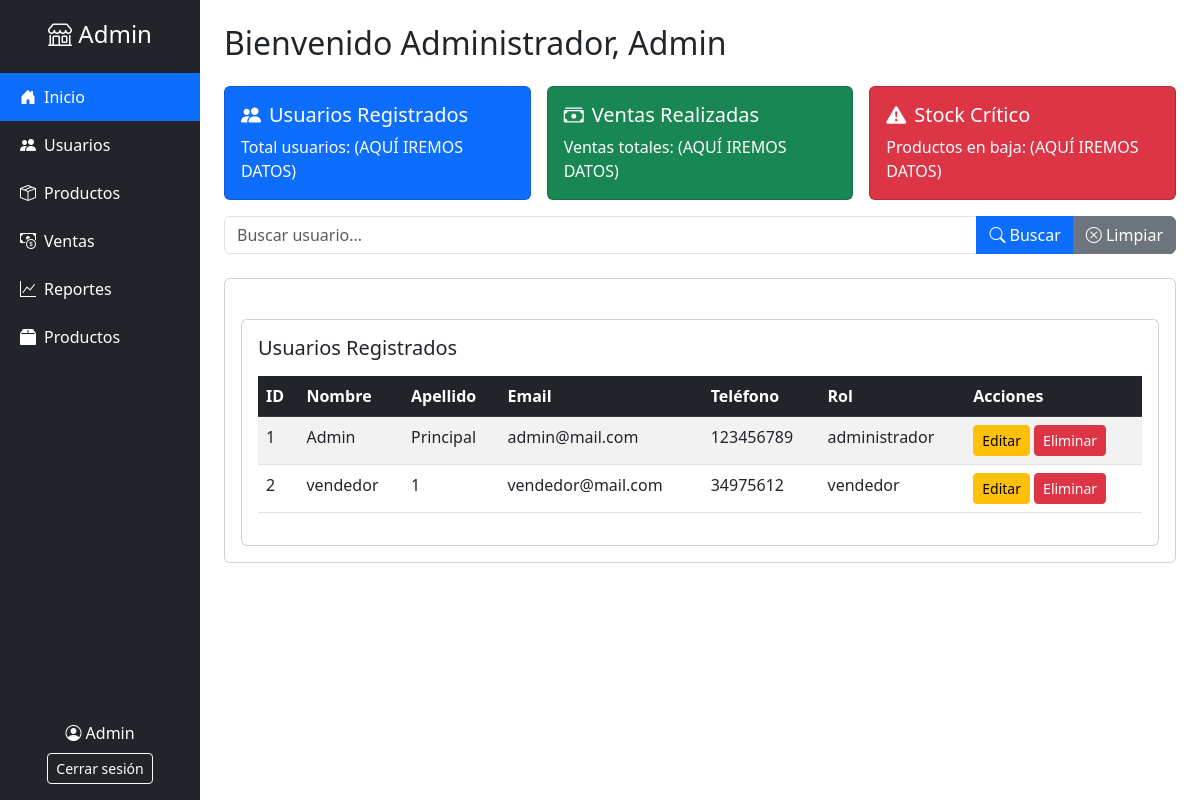
Page /admin (signed in) on the earlier database version.
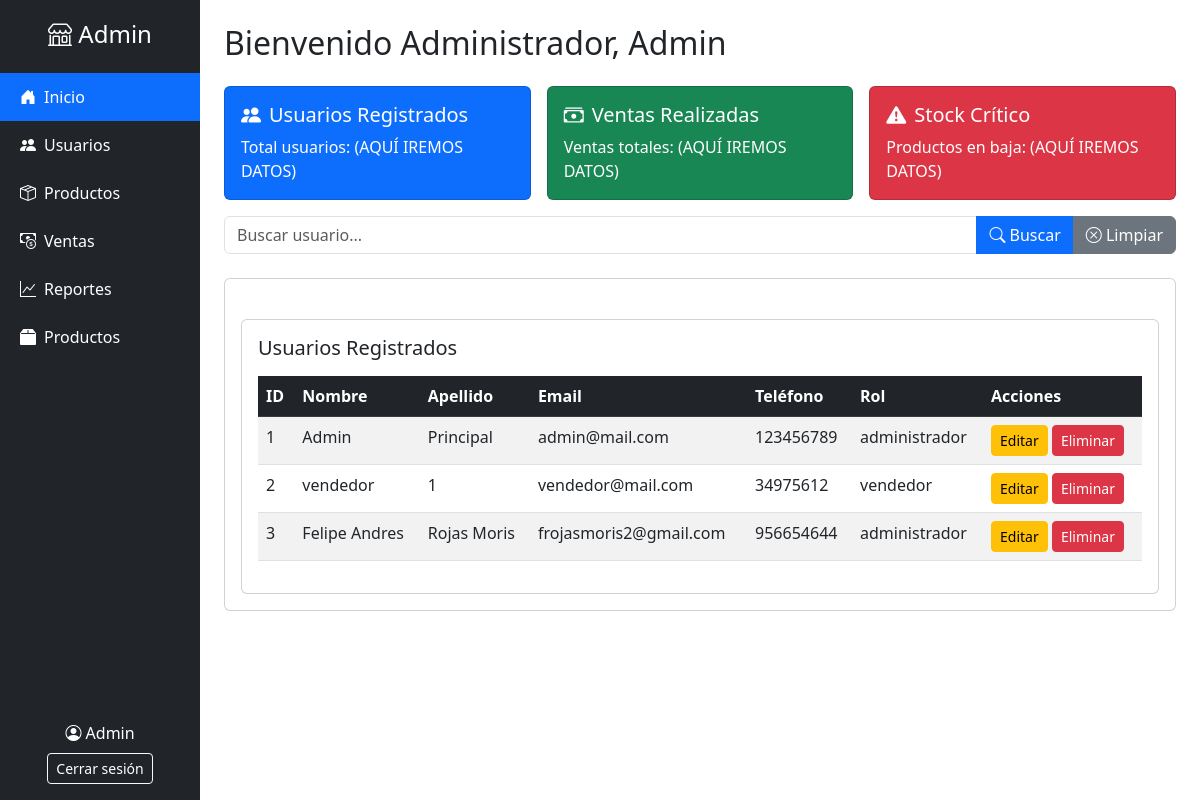
Same page on the later database version.
### app/models.py (models this page shows)
class User(UserMixin, db.Model):
    id = db.Column(db.Integer, primary_key=True)
    nombre = db.Column(db.String(100), nullable=False)
    apellido = db.Column(db.String(100), nullable=False)
    email = db.Column(db.String(150), unique=True, nullable=False)
    telefono = db.Column(db.String(20), nullable=False)
    password = db.Column(db.String(150), nullable=False)
    rol = db.Column(db.String(50), nullable=False)

### app/routes.py (the view)
@app.route('/admin')
@login_required
def admin_index():
    if current_user.rol != 'administrador':
        flash("Acceso no autorizado", "danger")
        return redirect(url_for('login'))
    search = request.args.get('search')
    if search:
        usuarios = User.query.filter(
            (User.nombre.ilike(f'%{search}%')) |
            (User.apellido.ilike(f'%{search}%')) |
            (User.email.ilike(f'%{search}%')) |
            (User.rol.ilike(f'%{search}%'))
        ).all()
    else:
        usuarios = User.query.all()
    return render_template('admin_index.html', usuarios=usuarios, search=search)

### app/routes.py (called while the page is built)
@login_manager.user_loader
def load_user(user_id):
    return User.query.get(int(user_id))

### app/templates/admin_index.html (shortened to what this page needs)
<!DOCTYPE html>
<html lang="es">
<head>
    <link href="https://cdn.jsdelivr.net/npm/bootstrap@5.3.0/dist/css/bootstrap.min.css" rel="stylesheet">
    <link href="https://cdn.jsdelivr.net/npm/bootstrap-icons/font/bootstrap-icons.css" rel="stylesheet">
</head>
<body>
    <div class="row g-0">
        <div class="col-md-2 sidebar d-flex flex-column justify-content-between">
            <div>
                <h4 class="text-center mb-4"><i class="bi bi-shop"></i> Admin</h4>
                <ul class="nav flex-column">
                    <li class="nav-item">
                        <a class="nav-link active" href="#"><i class="bi bi-house-door-fill me-2"></i>Inicio</a>
                    </li>
                    <li class="nav-item">
                        <a class="nav-link" href="#"><i class="bi bi-people-fill me-2"></i>Usuarios</a>
                    </li>
                    <li class="nav-item">
                        <a class="nav-link" href="{{ url_for('productos') }}"><i class="bi bi-box-seam me-2"></i>Productos</a>
                    </li>
                    <li class="nav-item">
                        <a class="nav-link" href="#"><i class="bi bi-cash-coin me-2"></i>Ventas</a>
                    </li>
                    <li class="nav-item">
                        <a class="nav-link" href="#"><i class="bi bi-graph-up me-2"></i>Reportes</a>
                    </li>
                    <a class="nav-link" href="{{ url_for('catalogo') }}">
                        <i class="bi bi-box2-fill me-2"></i>Productos
                      </a>
                </ul>
            </div>
            <div class="text-center mb-3">
                <div class="mb-2"><i class="bi bi-person-circle"></i> {{ current_user.nombre }}</div>
                <a href="{{ url_for('logout') }}" class="btn btn-sm btn-outline-light">Cerrar sesión</a>
            </div>
        </div>
        <div class="col-md-10 p-4">
            <h2 class="mb-4">Bienvenido Administrador, {{ current_user.nombre }}</h2>
            <div class="row g-3">
                <div class="col-md-4">
                    <div class="card text-white bg-primary mb-3">
                        <div class="card-body">
                            <h5 class="card-title"><i class="bi bi-people-fill me-2"></i>Usuarios Registrados</h5>
                            <p class="card-text">Total usuarios: (AQUÍ IREMOS DATOS)</p>
                        </div>
                    </div>
                </div>
                <div class="col-md-4">
                    <div class="card text-white bg-success mb-3">
                        <div class="card-body">
                            <h5 class="card-title"><i class="bi bi-cash-stack me-2"></i>Ventas Realizadas</h5>
                            <p class="card-text">Ventas totales: (AQUÍ IREMOS DATOS)</p>
                        </div>
                    </div>
                </div>
                <div class="col-md-4">
                    <div class="card text-white bg-danger mb-3">
                        <div class="card-body">
                            <h5 class="card-title"><i class="bi bi-exclamation-triangle-fill me-2"></i>Stock Crítico</h5>
                            <p class="card-text">Productos en baja: (AQUÍ IREMOS DATOS)</p>
                        </div>
                    </div>
                </div>
            </div>
            <form method="GET" action="{{ url_for('admin_index') }}" class="mb-4">
                <div class="input-group">
                    <input type="text" class="form-control" name="search" placeholder="Buscar usuario..." value="{{ search or '' }}">
                    <button class="btn btn-primary" type="submit">
                        <i class="bi bi-search"></i> Buscar
                    </button>
                    <a href="{{ url_for('admin_index') }}" class="btn btn-secondary">
                        <i class="bi bi-x-circle"></i> Limpiar
                    </a>
                </div>
            </form>
            <div class="card mt-4 p-3">
                <div class="card mt-4 p-3">
                    <h5 class="mb-3">Usuarios Registrados</h5>
                    <div class="table-responsive">
                        <table class="table table-striped table-hover">
                            <thead class="table-dark">
                                <tr>
                                    <th>ID</th>
                                    <th>Nombre</th>
                                    <th>Apellido</th>
                                    <th>Email</th>
                                    <th>Teléfono</th>
                                    <th>Rol</th>
                                    <th>Acciones</th>
                                </tr>
                            </thead>
                            <tbody>
                                {% for user in usuarios %}
                                <tr>
                                    <td>{{ user.id }}</td>
                                    <td>{{ user.nombre }}</td>
                                    <td>{{ user.apellido }}</td>
                                    <td>{{ user.email }}</td>
                                    <td>{{ user.telefono }}</td>
                                    <td>{{ user.rol }}</td>
                                    <td>
                                        <a href="{{ url_for('editar_usuario', id=user.id) }}" class="btn btn-sm btn-warning">Editar</a>
                                        <a href="{{ url_for('eliminar_usuario', id=user.id) }}" class="btn btn-sm btn-danger" onclick="return confirm('¿Seguro que deseas eliminar este usuario?');">Eliminar</a>
                                    </td>
                                </tr>
                                {% endfor %}
                            </tbody>
</body>
</html>

### app/templates/admin_index.html (style rules this page uses)
body { overflow-x: hidden; }
.sidebar { height: 100vh; background-color: #212529; color: white; padding-top: 20px; }
.sidebar a { color: white; text-decoration: none; }
.sidebar a.active, .sidebar a:hover { background-color: #0d6efd; color: white; }
.sidebar .nav-link { padding: 12px 20px; }

Differences in the rows shown:
added User: id "3", nombre "Felipe Andres", apellido "Rojas Moris", email "frojasmoris2@gmail.com", telefono "956654644", rol "administrador"
